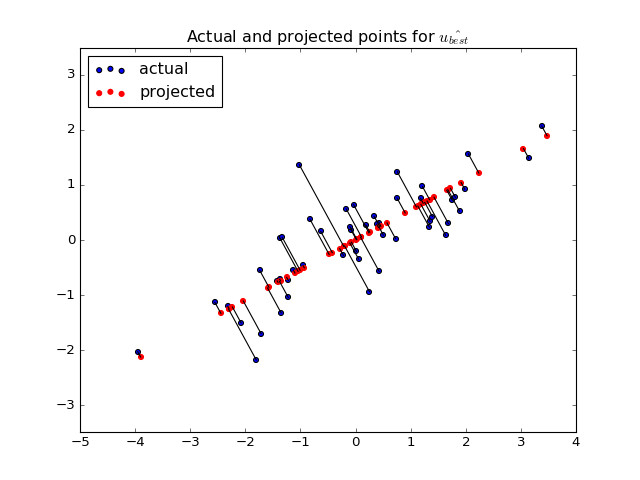

Here is the Python script that generated this plot:
projected = line_projection(u_best, X)
plt.scatter(X[0], X[1], label='actual')
# <...>
plt.scatter(projected[0], projected[1], color='r', label='projected')
# <...>
for i in range(X.shape[1]):
    # Plot line between projected and actual point
    proj_pt = projected[:, i]
    actual_pt = X[:, i]
    plt.plot([proj_pt[0], actual_pt[0]], [proj_pt[1], actual_pt[1]], 'k')
# [...]
plt.axis('equal')
# (...)
plt.legend(loc='upper left')
# <...>
plt.title("Actual and projected points for $\hat{u_{best}}$")
# <...>
